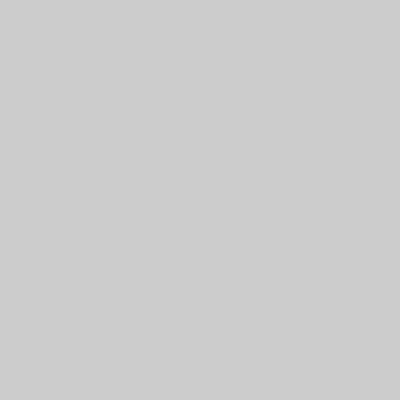
Frame 1 (no input)
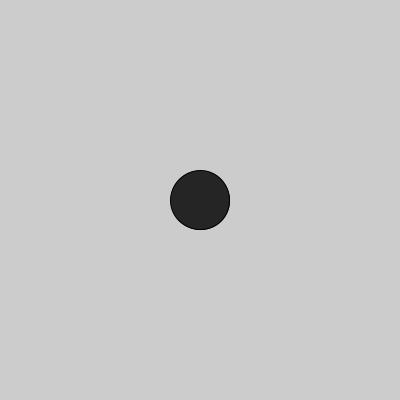
Frame 60 (the mouse pressed at the canvas centre just before this capture)
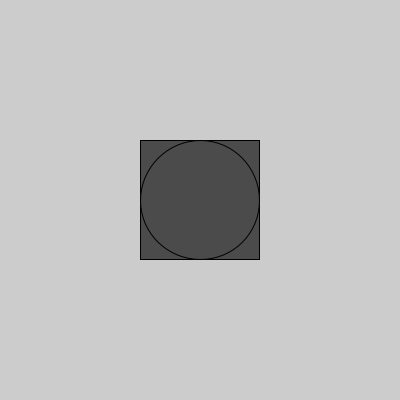
Frame 120 (the mouse held since frame 60 and released just before this capture)

The Processing sketch that drew these frames (run headless with seeded random() and noise(); from frame 60 on, the mouse is pressed at the canvas centre):

// Processing sketch: processing_18979
// ── processing_18979.pde

void setup() {
  size(400,400);
  colorMode(RGB,400);
}

int x = 0;

void draw() {  
 
  
  if (x>width){
   x=-400;
  } 
  
  if (x<0){
    fill(x*50);}
    
    if(x>0){
      fill(x);}
      
      if (mousePressed){
        rectMode(CENTER);
        rect(mouseX,mouseY,x,x);}
        
        println(x);
      
  ellipse(width/2, height/2, x, x);
  x++;
  }
